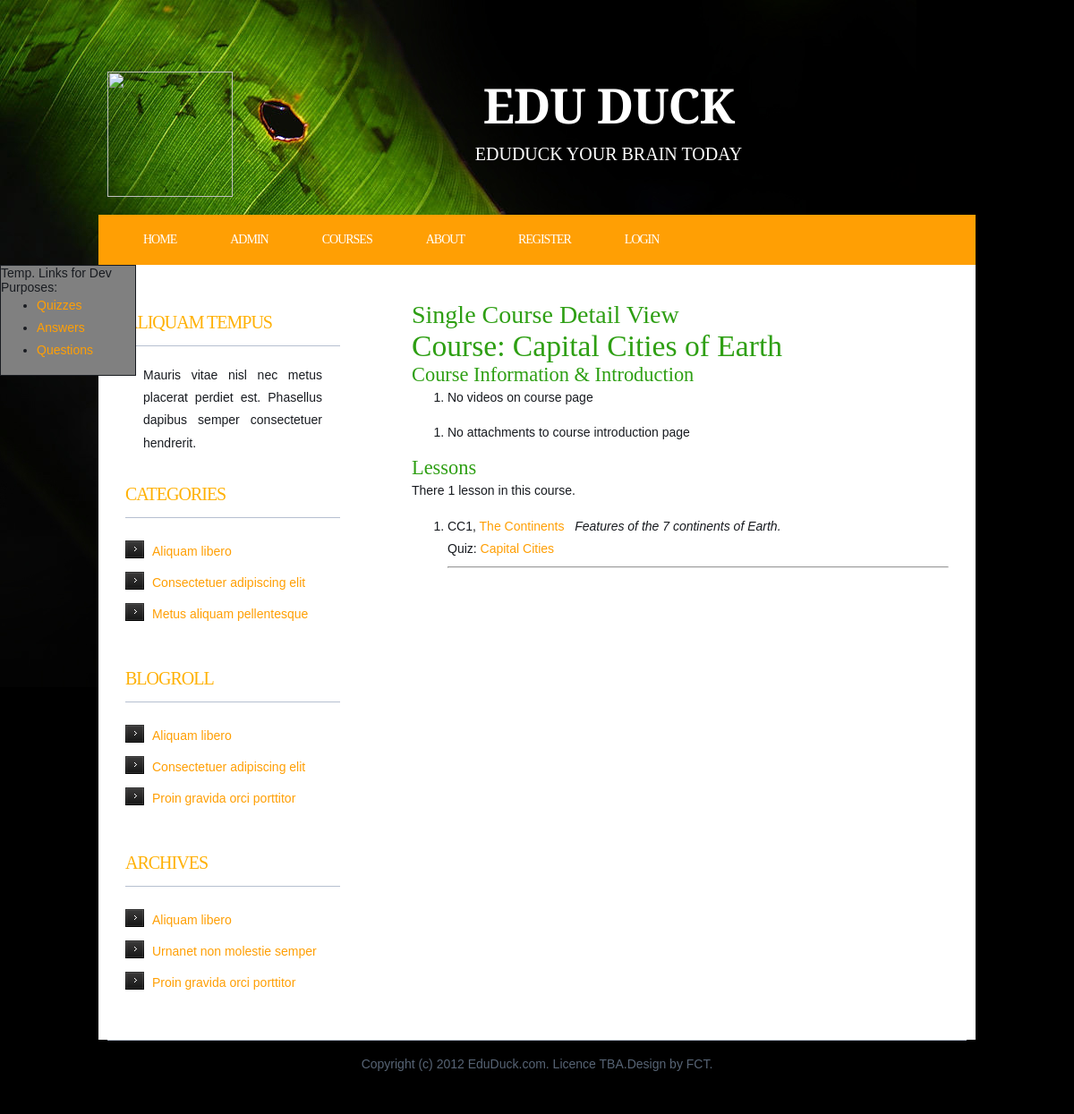
/courses/2/, run on the app's committed database.
### courses/models.py (models this page shows, shortened)
class Course(models.Model):
    course_code = models.CharField(max_length=10,
                                   help_text="arbitrary course code for "
                                   "author's reference")
    course_name = models.CharField(max_length=150,
                                   help_text="human readable name of "
                                   "the course")
    course_abstract = models.TextField(help_text="summary of the course "
                                       "in a couple of paragraphs")
    course_organiser = models.CharField(max_length=100)
    course_level = models.CharField(max_length=10, blank=True, null=True,
                                    help_text="e.g. SCQF level")
    course_credits = models.IntegerField(blank=True, null=True,)

class Lesson(models.Model):
    lesson_code = models.CharField(max_length=10, blank=True, null=True,
                                   help_text="arbitrary lesson code for "
                                   "author's reference")
    lesson_name = models.CharField(max_length=200)
    course = models.ForeignKey(Course,
                               help_text="course to which this "
                               "lesson belongs")
    abstract = models.TextField(help_text="summary of the lesson "
                                       "in a couple of paragraphs")
    @models.permalink
    def get_absolute_url(self):
        return ('courses.views.lesson', (), {
                'course_id': self.course.id,
                'lesson_id': self.id })

### quiz/models.py (models this page shows, shortened)
class Quiz(models.Model):
    quiz_title = models.CharField(max_length=200)
    lesson = models.ForeignKey(Lesson)
    create_date = models.DateField("date quiz created", auto_now=True)
    author = models.ForeignKey(User)
    questions = models.ManyToManyField(Question)
    class Meta:
        verbose_name = ugettext_lazy('quiz')
        verbose_name_plural = ugettext_lazy('quizzes')

### courses/views.py (the view)
# urls.py: url(r'^courses/(?P<course_id>\d+)/$', 'single'),
def single(request, course_id):
    course = get_object_or_404(Course, pk=course_id)
    template = 'courses/single.html'
    context_data = {'course': course}
    context_instance = RequestContext(request)
    return render_to_response(template, context_data, context_instance)

### Templates/courses/single.html
{% extends "base.html" %}
{% block banner %}
    <h1>Single Course Detail View</h1>
{% endblock %}
{% block content %}
    <h2>Course: {{course.course_name}}</h2>
    <h3>Course Information & Introduction</h3>
    <ol>
    {% for v in course.video_set.all %}
        <li>{{ v.video_code}} {{v.video_name}}: {{v.url}}</li>
        <iframe width="560" height="315" src='{{ v.url }}'
        frameborder="0" allowfullscreen></iframe>
    {% empty %}
        <li>No videos on course page</li>
    {% endfor %}
    </ol>
    <ol>
    {% for a in course.attachment_set.all %}
        <li>{{ a.att_code}}
            <a href='{{a.attachment.url}}'>{{a.att_name}}</a>
            : {{a.attachment.size}} bytes, {{a.att_desc}}
        </li>
    {% empty %}
        <li>No attachments to course introduction page</li>
    {% endfor %}
    </ol>
    <h3>Lessons</h3>
    <p>There
    {{course.lesson_set|pluralize:"is,are"}} {{course.lesson_set.count}}
    lesson{{course.lesson_set.count|pluralize:",s"}} in this course.</p>
    {% regroup course.lesson_set.all by lesson.lesson_code as lesson_list %}
    <ol>
        {% for lesson in course.lesson_set.all %}
            <li>
                {{ lesson.lesson_code}},
                <a href='{{ lesson.get_absolute_url }}'>
                    {{ lesson.lesson_name }}
                </a>
                <em>&nbsp;&nbsp;{{ lesson.abstract}}</em>
                {% if lesson.quiz_set.all %}
                    {% for quiz in lesson.quiz_set.all %}
                    <br />Quiz: <a href='/quiz_take/{{ quiz.id }}'>{{ quiz.quiz_title }}</a>
                    {% endfor %}
                {% endif %}
                <hr />
            </li>
        {% empty %}
            <li>No lessons in this course yet</li>
        {% endfor %}
    </ol>
{% endblock %}

### Static/mobility.css (style rules this page uses)
body { margin: 0; padding: 0; background: #000000 url(images/img07.jpg) no-repeat left top; font-family: Arial, Helvetica, sans-serif; font-size: 14px; color: #181B20; }
h1, h2, h3 { margin: 0; padding: 0; font-family: 'Arvo', serif; font-weight: normal; color: #2E9F13; }
h1 { font-size: 2em; }
h2 { font-size: 2.4em; }
h3 { font-size: 1.6em; }
p, ul, ol { margin-top: 0; line-height: 180%; }
a { text-decoration: none; color: #FF9F04; }

### data on the page
Course: course_name "Capital Cities of Earth", lesson_set.count "1"
Lesson: lesson_code "CC1", lesson_name "The Continents", abstract "Features of the 7 continents of Earth."
Quiz: quiz_title "Capital Cities"
